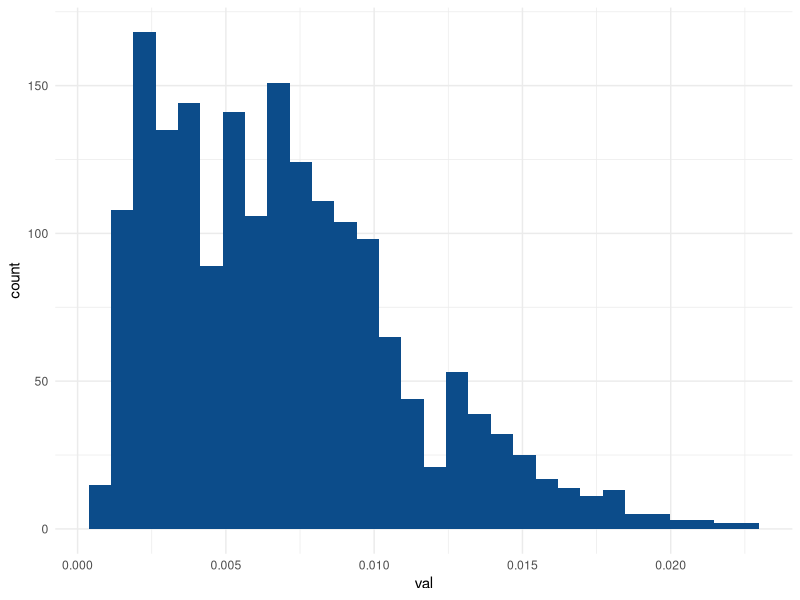
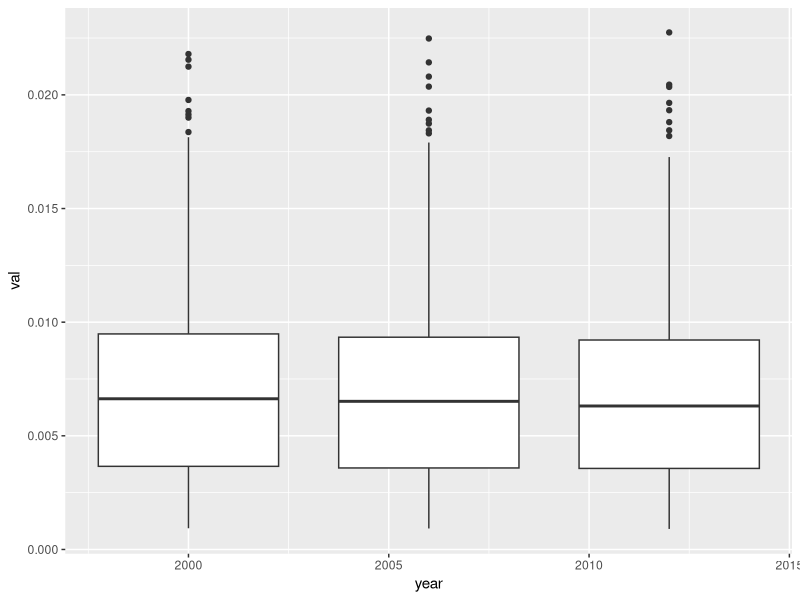
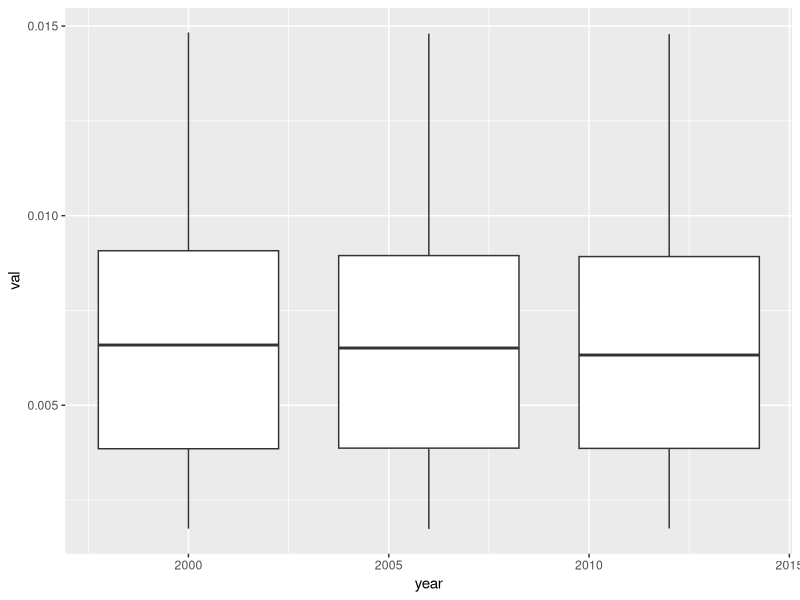
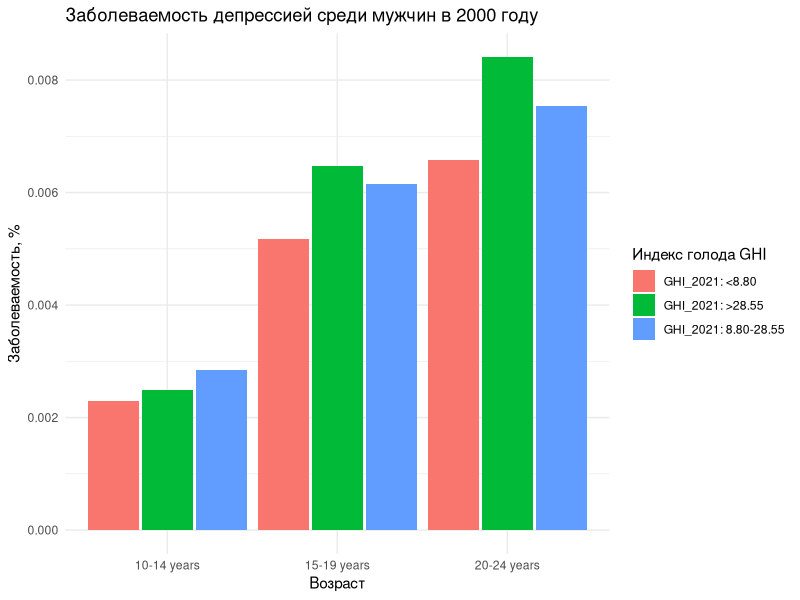
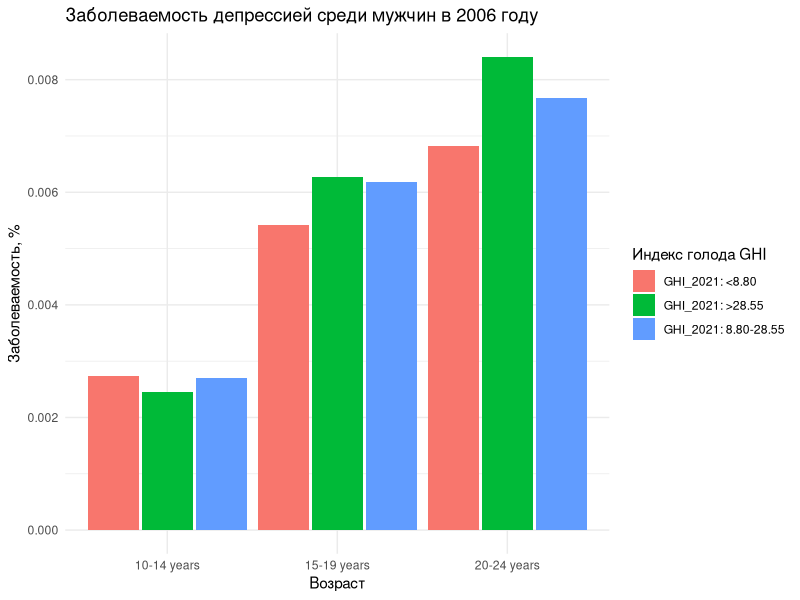
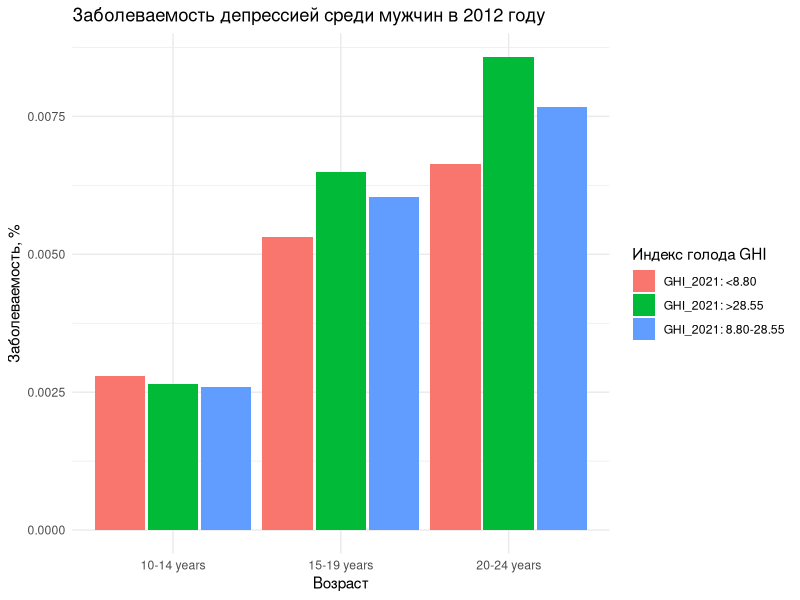
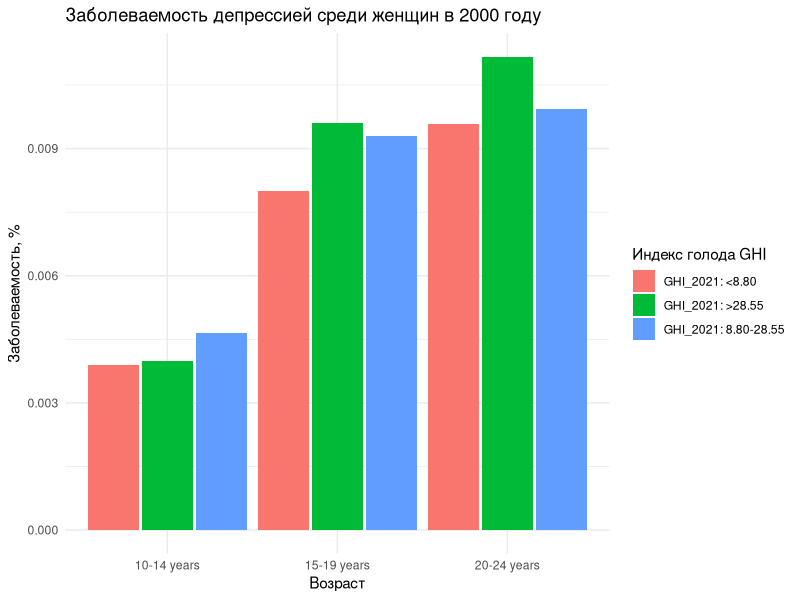
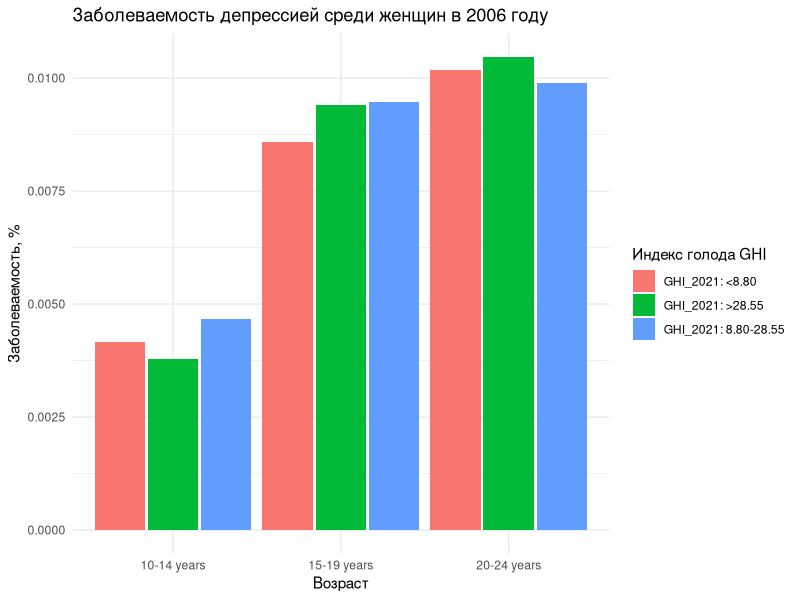

Write R code to recreate these figures, in order.
## ---- chunk 1
knitr::opts_chunk$set(echo = TRUE)
library(dplyr)
library(ggplot2)
library(ggpubr)
library(tidyr)
## ---- chunk 2
hung <- read.csv("global-hunger-index.csv")
summary(hung)
## ---- chunk 3
df_hung <- hung %>% 
  mutate(
    GHI_group = case_when(
      Global_Hunger_Index_2021 < 8.80 ~ "GHI_2021: <8.80",
      Global_Hunger_Index_2021 >= 8.80 & Global_Hunger_Index_2021 < 28.55 ~ "GHI_2021: 8.80-28.55",
      Global_Hunger_Index_2021 >= 28.55 ~ "GHI_2021: >28.55"
    ))
## ---- chunk 4
depr <- read.csv("depr_st_per.csv")
## ---- chunk 5
df <- inner_join(depr, df_hung, by = c("location" = "Entity", "year" = "Year"))
df <- df %>% rename(GHI = Global_Hunger_Index_2021)
df_perc <- df[df$metric=="Percent",]
## ---- chunk 6
quantile(df_perc$val)
## ---- chunk 7
ggplot(df_perc) +
  aes(x = val) +
  geom_histogram(bins = 30L, fill = "#0c4c8a") +
  theme_minimal()
## ---- chunk 8
ggplot(df_perc) +
  geom_boxplot(aes(x = year, y = val, group = year))
## ---- chunk 9
lower_bound <- quantile(df_perc$val, 0.05)
upper_bound <- quantile(df_perc$val, 0.95)

outlier_ind <- which(df_perc$val < lower_bound | df_perc$val > upper_bound)

df_perc[outlier_ind, ]
## ---- chunk 10
df_1 <- df_perc[-outlier_ind, ]
## ---- chunk 11
ggplot(df_1) +
  geom_boxplot(aes(x = year, y = val, group = year))
## ---- chunk 12
males <- df_1 %>% filter(sex == "Male")
females <- df_1 %>% filter(sex == "Female")

males_2000 <- males %>% filter(year == "2000")
males_2006 <- males %>% filter(year == "2006")
males_2012 <- males %>% filter(year == "2012")

females_2000 <- females %>% filter(year == "2000")
females_2006 <- females %>% filter(year == "2006")
females_2012 <- females %>% filter(year == "2012")
## ---- chunk 13
males_2000 %>%
  ggplot(aes(x = age, y = val, fill = GHI_group)) + 
  stat_summary(geom = "bar",
               position=position_dodge(0.95),
               fun = "mean") +
  stat_summary(fun.data = "mean_cl_normal",
               geom = "errorbar",
               position=position_dodge(0.95),
               alpha = 0.3,
               width = .2) +
  labs(title = "Заболеваемость депрессией среди мужчин в 2000 году",
       x = "Возраст", 
       y = "Заболеваемость, %", 
       fill = "Индекс голода GHI") +
  theme_minimal()
## ---- chunk 14
males_2006 %>%
 ggplot(aes(x = age, y = val, fill = GHI_group)) + 
  stat_summary(geom = "bar",
               position=position_dodge(0.95),
               fun = "mean") +
  stat_summary(fun.data = "mean_cl_normal",
               geom = "errorbar",
               position=position_dodge(0.95),
               alpha = 0.3,
               width = .2) +
  labs(title = "Заболеваемость депрессией среди мужчин в 2006 году",
       x = "Возраст", 
       y = "Заболеваемость, %", 
       fill = "Индекс голода GHI") +
  theme_minimal()
## ---- chunk 15
males_2012 %>%
  ggplot(aes(x = age, y = val, fill = GHI_group)) + 
  stat_summary(geom = "bar",
               position=position_dodge(0.95),
               fun = "mean") +
  stat_summary(fun.data = "mean_cl_normal",
               geom = "errorbar",
               position=position_dodge(0.95),
               alpha = 0.3,
               width = .2) +
  labs(title = "Заболеваемость депрессией среди мужчин в 2012 году",
       x = "Возраст", 
       y = "Заболеваемость, %", 
       fill = "Индекс голода GHI") +
  theme_minimal()
## ---- chunk 16
females_2000 %>%
  ggplot(aes(x = age, y = val, fill = GHI_group)) + 
  stat_summary(geom = "bar",
               position=position_dodge(0.95),
               fun = "mean") +
  stat_summary(fun.data = "mean_cl_normal",
               geom = "errorbar",
               position=position_dodge(0.95),
               alpha = 0.3,
               width = .2) +
  labs(title = "Заболеваемость депрессией среди женщин в 2000 году",
       x = "Возраст", 
       y = "Заболеваемость, %", 
       fill = "Индекс голода GHI") +
  theme_minimal()
## ---- chunk 17
females_2006 %>%
  ggplot(aes(x = age, y = val, fill = GHI_group)) + 
  stat_summary(geom = "bar",
               position=position_dodge(0.95),
               fun = "mean") +
  stat_summary(fun.data = "mean_cl_normal",
               geom = "errorbar",
               position=position_dodge(0.95),
               alpha = 0.3,
               width = .2) +
  labs(title = "Заболеваемость депрессией среди женщин в 2006 году",
       x = "Возраст", 
       y = "Заболеваемость, %", 
       fill = "Индекс голода GHI") +
  theme_minimal()
## ---- chunk 18
females_2012 %>%
  ggplot(aes(x = age, y = val, fill = GHI_group)) + 
  stat_summary(geom = "bar",
               position=position_dodge(0.95),
               fun = "mean") +
  stat_summary(fun.data = "mean_cl_normal",
               geom = "errorbar",
               position=position_dodge(0.95),
               alpha = 0.3,
               width = .2) +
  labs(title = "Заболеваемость депрессией среди женщин в 2012 году",
       x = "Возраст", 
       y = "Заболеваемость, %", 
       fill = "Индекс голода GHI") +
  theme_minimal()
## ---- chunk 19
library(corrplot)
males_int_2000 <- males_2000[c("val", "GHI")] %>%
  select(where(is.numeric))
m_2000_cor <- cor(males_int_2000)
## ---- chunk 20
corrplot(m_2000_cor, method = 'pie')
## ---- chunk 21
males_int_2006 <- males_2006[c("val", "GHI")] %>%
  select(where(is.numeric))
m_2006_cor <- cor(males_int_2006)
corrplot(m_2006_cor, method = 'pie')
## ---- chunk 22
males_int_2012 <- males_2012[c("val", "GHI")] %>%
  select(where(is.numeric))
m_2012_cor <- cor(males_int_2012)
corrplot(m_2012_cor, method = 'pie')
## ---- chunk 23
females_int_2000 <- females_2000[c("val", "GHI")] %>%
  select(where(is.numeric))
f_2000_cor <- cor(females_int_2000)
corrplot(f_2000_cor, method = 'pie')
## ---- chunk 24
females_int_2006 <- females_2006[c("val", "GHI")] %>%
  select(where(is.numeric))
f_2006_cor <- cor(females_int_2006)
corrplot(f_2006_cor, method = 'pie')
## ---- chunk 25
females_int_2012 <- females_2012[c("val", "GHI")] %>%
  select(where(is.numeric))
f_2012_cor <- cor(females_int_2012)
corrplot(f_2012_cor, method = 'pie')
## ---- chunk 26

ggplot(df_1[df_1$age=="10-14 years",], aes(GHI, val)) +
  geom_smooth(
    aes(color = "y ~ log(x)", fill = "y ~ log(x)"),
    method = 'lm', formula = y~log(x), se = FALSE, fullrange = TRUE
  ) +
  geom_point(
  size = 1, alpha = 0.4, shape = 21) +
  facet_grid(. ~ sex) +
  theme(legend.position="none")+
  labs(title = 'Зависимость процента заболеваемости от GHI, 10-14 лет',
       y='Заболеваемость, %',x='Global Hunger Index') 

ggplot(df_1[df_1$age =="15-19 years",], aes(GHI, val)) +
  geom_smooth(
    aes(color = "y ~ log(x)", fill = "y ~ log(x)"),
    method = 'lm', formula = y~log(x), se = FALSE, fullrange = TRUE
  ) +
  geom_point(
  size = 1, alpha = 0.4, shape = 21) +
  facet_grid(. ~ sex) +
  theme(legend.position="none")+
  labs(title = 'Зависимость процента заболеваемости от GHI, 15-19 лет',
       y='Заболеваемость, %',x='Global Hunger Index')

ggplot(df_1[df_1$age =="20-24 years",], aes(GHI, val)) +
  geom_smooth(
    aes(color = "y ~ log(x)", fill = "y ~ log(x)"),
    method = 'lm', formula = y~log(x), se = FALSE, fullrange = TRUE
  ) +
  geom_point(
  size = 1, alpha = 0.4, shape = 21) +
  facet_grid(. ~ sex) +
  theme(legend.position="none")+
  labs(title = 'Зависимость процента заболеваемости от GHI, 20-24 лет',
       y='Заболеваемость, %',x='Global Hunger Index') 

## ---- chunk 27
library(lme4)

ggplot(df_1) + 
  geom_point(aes(x = val, y = 1:nrow(df_1)))
## ---- chunk 28
ggplot(df_1, aes(x = val, y = location, colour = as.factor(year))) +
geom_point()

## ---- chunk 29

Reml_m <- lmer(val ~ GHI +  (1|year ), data = df_1)
summary(Reml_m)
## ---- chunk 30
library(tibble)
df_1$year <- as.character(df_1$year)

model_coefs_ri <- coef(Reml_m)$year %>% 
  rename(Intercept = `(Intercept)`, Slope = GHI) %>% 
  rownames_to_column("year")

df_base_na_ri <- left_join(df_1, model_coefs_ri, by = "year")

ggplot(data = df_base_na_ri, 
       mapping = aes(x = GHI, 
                     y = val, 
                     colour = year)) +
  geom_point(na.rm = T, alpha = 0.5) +
  geom_abline(aes(intercept = Intercept, 
                  slope = Slope,
                  colour = year),
              size = 1.5) +
  labs(title = 'Random Intercepts') +
  theme_minimal()

model_coef_plot_1 <- ggplot(data = df_base_na_ri, 
       mapping = aes(x = GHI, 
                     y = val, 
                     colour = year)) +
  geom_point(na.rm = T, alpha = 0.5) +
  geom_abline(aes(intercept = Intercept, 
                  slope = Slope)) +
  facet_wrap(~year) +
  labs(title = 'Random Intercepts') +
  theme_minimal()
## ---- chunk 31
df_1$predict <- predict(Reml_m)

df_1 %>%
  pivot_longer(cols = c(val, predict), names_to = "model", values_to = "value") %>%
  ggplot(aes(value, GHI)) +
  geom_point() +
  geom_line(aes(colour = model)) +
  facet_wrap(~year) +
  coord_flip() +
  theme_minimal()
## ---- chunk 32
model_rs_0 <- lmer(val ~ GHI + (0 + GHI | age), data = df_1)

model_coefs_rs_0 <- coef(model_rs_0)$age %>% 
  rename(Intercept = `(Intercept)`, Slope = GHI) %>% 
  rownames_to_column("age")

model_coefs_rs_0
## ---- chunk 33
sleep_groups_rans_0 <- left_join(df_1, model_coefs_rs_0, by = "age")

ggplot(data = sleep_groups_rans_0, 
       mapping = aes(x = GHI, 
                     y = val, 
                     colour = age)) +
  geom_point(na.rm = T, alpha = 0.5) +
  geom_abline(aes(intercept = Intercept, 
                  slope = Slope,
                  colour = age),
              size = 1.5) +
  labs(title = 'Random Slopes') +
  theme_minimal()

ggplot(data = sleep_groups_rans_0, 
       mapping = aes(x = GHI, 
                     y = val, 
                     colour = age)) +
  geom_point(na.rm = T, alpha = 0.5) +
  geom_abline(aes(intercept = Intercept, 
                  slope = Slope)) +
  facet_wrap(~age) +
  labs(title = 'Random Slopes') +
  theme_minimal()
## ---- chunk 34
model_rs_1 <- lmer(val ~ GHI + (1 + GHI | year), data = df_1)

model_coefs_rs_1 <- coef(model_rs_1)$year %>% 
  rename(Intercept = `(Intercept)`, Slope = GHI) %>% 
  rownames_to_column("year")

model_coefs_rs_1
## ---- chunk 35
sleep_groups_rans_1 <- left_join(df_1, model_coefs_rs_1, by = "year")

ggplot(data = sleep_groups_rans_1, 
       mapping = aes(x = GHI, 
                     y = val, 
                     colour = year)) +
  geom_point(na.rm = T, alpha = 0.5) +
  geom_abline(aes(intercept = Intercept, 
                  slope = Slope,
                  colour = year),
              size = 1.5) +
  labs(title = 'Random Intercepts and Slopes') +
  theme_minimal()

ggplot(data = sleep_groups_rans_1, 
       mapping = aes(x = GHI, 
                     y = val, 
                     colour = year)) +
  geom_point(na.rm = T, alpha = 0.5) +
  geom_abline(aes(intercept = Intercept, 
                  slope = Slope)) +
  facet_wrap(~year) +
  labs(title = 'Random Intercepts and Slopes') +
  theme_minimal()
## ---- chunk 36
model_rs_2 <- lmer(val ~ GHI + (1 + GHI | age), data = df_1)

model_coefs_rs_2 <- coef(model_rs_2)$age %>% 
  rename(Intercept = `(Intercept)`, Slope = GHI) %>% 
  rownames_to_column("age")

## ---- chunk 37
fit <- lmer(val ~ GHI + (1 | location), df_1)
summary(fit)

model_coefs_ri <- coef(fit)$location %>% 
  rename(Intercept = `(Intercept)`, Slope = GHI) %>% 
  rownames_to_column("location")

df_1 <- left_join(df_1, model_coefs_ri, by = "location")

ggplot(data = df_1, 
       mapping = aes(x = GHI, 
                     y = val, 
                     colour = location, show.legend = FALSE)) +
  geom_point(na.rm = T, alpha = 0.5, show.legend = FALSE) +
  geom_abline(aes(intercept = Intercept, 
                  slope = Slope,
                  colour = location, show.legend = FALSE),
              size = 0.2, show.legend = FALSE) +
  labs(title = 'Random Intercepts') + 
  theme_minimal()
